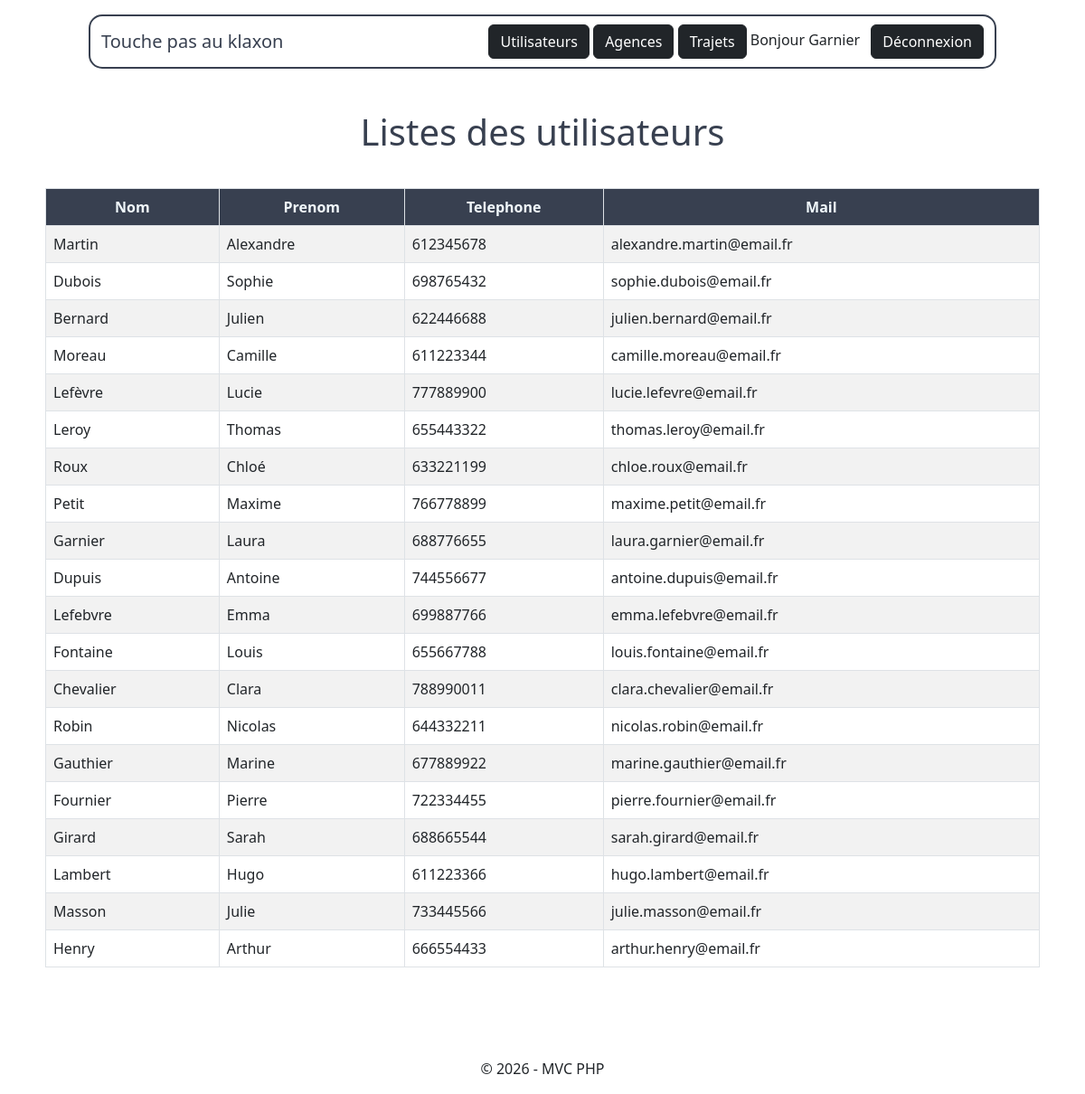
The app's page /index.php?action=admin_users (signed in) with its own data.
### tables this page shows
CREATE TABLE `users` (
  `id` int(11) NOT NULL,
  `Nom` varchar(9) DEFAULT NULL,
  `Prenom` varchar(9) DEFAULT NULL,
  `Telephone` int(9) NOT NULL,
  `Mail` varchar(25) DEFAULT NULL,
  `password` varchar(255) NOT NULL,
  `role` enum('user','admin') DEFAULT 'user'
);

### App/Controller/AdminController.php (called while the page is built, shortened)
<?php
require_once __DIR__ . '/../Model/UserModel.php';
class AdminController
{
    public function usersList() {
        $userModel = new UserModel();
        $users = $userModel->getAllUsers();
        require __DIR__ . '/../../templates/admin/users_list.php';
    }
}

### Core/Database.php (called while the page is built)
<?php
class Database {
    public static function getConnection(): PDO {
        return new PDO(
            'mysql:host=localhost;dbname=touche_pas_au_klaxon;charset=utf8mb4',
            'root',
            ''
        );
    }
}
?>

### Core/DefaultModel.php (called while the page is built, shortened)
<?php
require_once __DIR__ . '/Database.php';
class DefaultModel {
    public function __construct() {
        $this->db = Database::getConnection();
    }
}
?>

### App/Model/UserModel.php (called while the page is built, shortened)
<?php
require_once __DIR__ . '/../../Core/DefaultModel.php';
class UserModel extends DefaultModel {
    public function getAllUsers(): array {
        $stmt = $this->db->query('SELECT * FROM users');
        return $stmt->fetchAll();
    }
}

### templates/admin/users_list.php (the view, shortened to what this page needs)
<!DOCTYPE html>
<html lang="fr">
<head>
    <link href="https://cdn.jsdelivr.net/npm/bootstrap@5.2.3/dist/css/bootstrap.min.css" rel="stylesheet">
    <link rel="stylesheet" href='../public/style.css'>
</head>
    <body>
        <?php require_once __DIR__ . '/../header.php'; ?>
        <main>
            <h1>Listes des utilisateurs</h1>
            <table class="table table-striped table-bordered">
                <thead class="text-center">
                    <tr class="dark-row">
                        <th>Nom</th>
                        <th>Prenom</th>
                        <th>Telephone</th>
                        <th>Mail</th>
                    </tr>
                </thead>
                <tbody>
                    <?php
                    require_once __DIR__ . '/../../App/Model/UserModel.php';
                    foreach ($users as $user): ?>
                            <tr>
                                <td><?= htmlspecialchars($user['Nom']) ?></td>
                                <td><?= htmlspecialchars($user['Prenom']) ?></td>
                                <td><?= htmlspecialchars($user['Telephone']) ?></td>
                                <td><?= htmlspecialchars($user['Mail']) ?></td>
                            </tr>
                    <?php endforeach; ?>
                </tbody>
            </table>
        </main>
        <footer class="d-flex justify-content-center">
            <div><p>&copy; 2026 - MVC PHP</p></div>
        </footer>
    </body>
</html>

### public/index.php (shortened to what this page needs)
<?php
$action = $_GET['action'] ?? 'home';
switch ($action) {
    case 'admin_users':
    case 'admin_trips':
    case 'admin_agences':
    case 'admin_agence_create':
    case 'admin_agence_edit':
    case 'admin_agence_delete':
    case 'admin_trip_delete':
    require_once __DIR__ . '/../App/Controller/AdminController.php';
    $admin = new AdminController();
    if ($action === 'admin_users') $admin->usersList();
    break;
}

### templates/header.php (shortened to what this page needs)
<header>
    <nav class="navbar my-3 mx-5">
        <div class="container-fluid">
            <a class="navbar-brand" href="index.php">Touche pas au klaxon</a>
            <div class="ms-auto">
                <?php if (!isset($_SESSION['user_mail'])): ?>
                    <a href="index.php?action=login" class="btn btn-dark">Connexion</a>
                <?php elseif (isset($_SESSION['role']) && $_SESSION['role'] === 'admin'): ?>
                    <a href="index.php?action=admin_users" class="btn btn-dark">Utilisateurs</a>
                    <a href="index.php?action=admin_agences" class="btn btn-dark">Agences</a>
                    <a href="index.php?action=admin_trips" class="btn btn-dark">Trajets</a>
                    <span class="me-2">Bonjour <?= htmlspecialchars($_SESSION['user_name']) ?></span>
                    <a href="index.php?action=logout" class="btn btn-dark">Déconnexion</a>
                <?php endif; ?>
            </div>
        </div>
    </nav>
</header>

### public/style.css (style rules this page uses)
body { margin-left: 50px; margin-right: 50px; }
.dark-color, .navbar-brand { color: #384050; }
.dark-row { background-color: #384050; color: #f1f8fc; }
.navbar { border: 2px solid #384050; border-radius: 15px; }
h1 { color: #384050; padding-top: 30px; padding-bottom: 30px; text-align: center; }
footer { margin-top: 100px; }

### records on screen
users: Nom "Martin", Prenom "Alexandre", Telephone "612345678", Mail "alexandre.martin@email.fr"
users: Nom "Dubois", Prenom "Sophie", Telephone "698765432", Mail "sophie.dubois@email.fr"
users: Nom "Bernard", Prenom "Julien", Telephone "622446688", Mail "julien.bernard@email.fr"
users: Nom "Moreau", Prenom "Camille", Telephone "611223344", Mail "camille.moreau@email.fr"
users: Nom "Lefèvre", Prenom "Lucie", Telephone "777889900", Mail "lucie.lefevre@email.fr"
users: Nom "Leroy", Prenom "Thomas", Telephone "655443322", Mail "thomas.leroy@email.fr"
users: Nom "Roux", Prenom "Chloé", Telephone "633221199", Mail "chloe.roux@email.fr"
users: Nom "Petit", Prenom "Maxime", Telephone "766778899", Mail "maxime.petit@email.fr"
users: Nom "Garnier", Prenom "Laura", Telephone "688776655", Mail "laura.garnier@email.fr"
users: Nom "Dupuis", Prenom "Antoine", Telephone "744556677", Mail "antoine.dupuis@email.fr"
users: Nom "Lefebvre", Prenom "Emma", Telephone "699887766", Mail "emma.lefebvre@email.fr"
users: Nom "Fontaine", Prenom "Louis", Telephone "655667788", Mail "louis.fontaine@email.fr"
users: Nom "Chevalier", Prenom "Clara", Telephone "788990011", Mail "clara.chevalier@email.fr"
users: Nom "Robin", Prenom "Nicolas", Telephone "644332211", Mail "nicolas.robin@email.fr"
users: Nom "Gauthier", Prenom "Marine", Telephone "677889922", Mail "marine.gauthier@email.fr"
users: Nom "Fournier", Prenom "Pierre", Telephone "722334455", Mail "pierre.fournier@email.fr"
users: Nom "Girard", Prenom "Sarah", Telephone "688665544", Mail "sarah.girard@email.fr"
users: Nom "Lambert", Prenom "Hugo", Telephone "611223366", Mail "hugo.lambert@email.fr"
users: Nom "Masson", Prenom "Julie", Telephone "733445566", Mail "julie.masson@email.fr"
users: Nom "Henry", Prenom "Arthur", Telephone "666554433", Mail "arthur.henry@email.fr"

### other values on screen
$_SESSION['user_name'] "Garnier"
